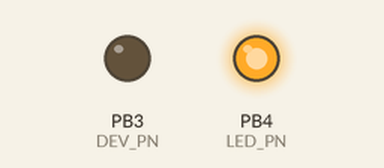
This program was run on a simulated ATtiny13, built with avr-gcc and emulated at 8 MHz. Shown: output pins drawn as LEDs (lit = HIGH). The board resets itself during the run and starts again.

Above: at 0.2 s.
At 17.2 s:
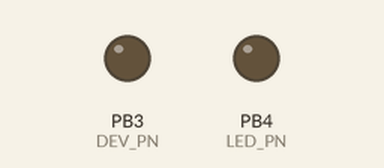
Timing chart, 0 to 27.8 s (numbered marks = the images above):
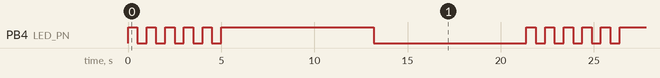

Measured:
- by itself, PB4 (LED_PN): repeats every 21.4 s: 4 × (LOW 0.50 s, HIGH 0.50 s), LOW 0.50 s, HIGH 8.2 s, LOW 8.2 s, HIGH 0.50 s
- by itself, everything shown: repeats every 21.4 s, in 12 steps

The program:

main.c
```c
#include <avr/io.h>
#include <avr/interrupt.h>
#include <util/delay.h>

// Pin definitions
#define LED_PN PB4                    // Output pin for LED blinking
#define LED_ON PORTB |= _BV(LED_PN)   // Macro to turn the LED ON
#define LED_OFF PORTB &= ~_BV(LED_PN) // Macro to turn the LED OFF

#define DEV_PN PB3                    // Output pin for an external device
#define DEV_ON PORTB |= _BV(DEV_PN)   // Macro to turn the device ON
#define DEV_OFF PORTB &= ~_BV(DEV_PN) // Macro to turn the device OFF

// Global variables
volatile uint16_t timer_tick, delay_sleep; // Timer tick counter and calculated ticks for delay
volatile uint8_t wdt_lock_flag;            // Flag to synchronize with WDT interrupt

uint8_t h, i; // Loop counters

int main(void)
{
    cli();                                    // Disable global interrupts during setup
    WDTCR = _BV(WDCE) | _BV(WDE);             // Enable Watchdog Timer (WDT) configuration mode
    WDTCR = _BV(WDE) | _BV(WDP0) | _BV(WDP3); // Set WDT timeout to 8 seconds
    sei();                                    // Enable global interrupts
    asm("wdr");                               // Reset the WDT

    // Configure LED and DEV pin as output
    DDRB = _BV(LED_PN) | _BV(DEV_PN);

    // Initial LED blink sequence for startup indication
    for (h = 0; h < 5; ++h)
    {
        LED_ON;
        _delay_ms(500);
        LED_OFF;
        _delay_ms(500);
        asm("wdr"); // Reset the WDT to prevent unwanted reset during delay
    }

    // Main loop
    while (1)
    {
        // Repeat 24*4 times to achieve a 24-hour cycle (each iteration ~15 minutes)
        for (h = 0; h < (24 * 4); ++h)
        {
            asm("wdr");          // Reset the WDT
            WDTCR |= _BV(WDTIE); // Enable WDT interrupt

            // Configure Timer0 in CTC mode for 10 ms period
            // Adjust OCR0A value for timing accuracy
            // OCR0A = 192;  // ~15:27 minutes
            // OCR0A = 186;  // ~14:56 minutes
            OCR0A = 187; // ~15:01 minutes

            // Set Timer0 to CTC (Clear Timer on Compare Match) mode
            TCCR0A |= _BV(WGM01);           // Enable CTC mode
            TCCR0B = _BV(CS00) | _BV(CS01); // Set prescaler to 64
            TIMSK0 |= _BV(OCIE0A);          // Enable Timer0 Compare Match A interrupt
            TCNT0 = 0;                      // Reset Timer0 counter

            LED_ON; // Indicate calibration phase

            // --- WDT Calibration ---
            // Reset the timer tick counter (1 tick per 10 ms)
            timer_tick = 0;
            asm("wdr"); // Reset the WDT
            wdt_lock_flag = 1; // Set lock flag to wait for WDT interrupt
            while (wdt_lock_flag)
                ; // Wait for WDT interrupt to clear the flag

            // WDT takes approximately 8-9 seconds
            // Calculate additional delay to reach exactly 10 seconds (1000 ticks * 10 ms)
            delay_sleep = 1000 - timer_tick;

            LED_OFF; // End of calibration phase

            // --- Wait for the remaining time to complete 10 seconds ---
            timer_tick = 0;
            TCNT0 = 0;
            while (timer_tick < delay_sleep)
                ; // Busy-wait until the remaining time elapses
            TCCR0B = 0; // Stop Timer0

            // --- 15-minute loop (90 cycles of 10 seconds each) ---
            for (i = 0; i < (90 - 1); ++i)
            {
                // Enter deep sleep for approximately 8 seconds (WDT period)
                asm("wdr");
                MCUCR = _BV(SM1) | _BV(SE); // Set MCU to Power-down mode and enable sleep
                WDTCR |= _BV(WDTIE);        // Enable WDT interrupt
                asm("sleep");               // Enter sleep mode

                // Wake up from sleep (WDT interrupt)
                asm("wdr"); // Reset the WDT

                // Wait for the remaining time to complete 10 seconds
                TCCR0B = _BV(CS00) | _BV(CS01); // Set Timer0 prescaler to 64
                timer_tick = 0;
                TCNT0 = 0;
                while (timer_tick < delay_sleep)
                    ; // Busy-wait for the remaining delay

                TCCR0B = 0; // Stop Timer0

                // Blink the LED briefly to indicate activity
                LED_ON;
                _delay_ms(11); // use this dealy for fine adjustment
                LED_OFF;

                ///////////////////////////////////////
                // Task executed once per 24 hours
                // (i < 6) means 6*10 = 60 seconds duration at the start of the first 15-minute period
                if (h == 0 && i < 6)
                {
                    LED_ON;
                    DEV_ON;
                }
                else
                {
                    LED_OFF;
                    DEV_OFF;
                }
                ///////////////////////////////////////
            }
        }
    }

    return 0;
}

// Watchdog Timer interrupt service routine
ISR(WDT_vect)
{
    wdt_lock_flag = 0; // Clear the lock flag to signal WDT period completion
}

// Timer0 Compare Match A interrupt service routine
ISR(TIM0_COMPA_vect)
{
    ++timer_tick; // Increment the timer tick counter (every 10 ms)
}
```
